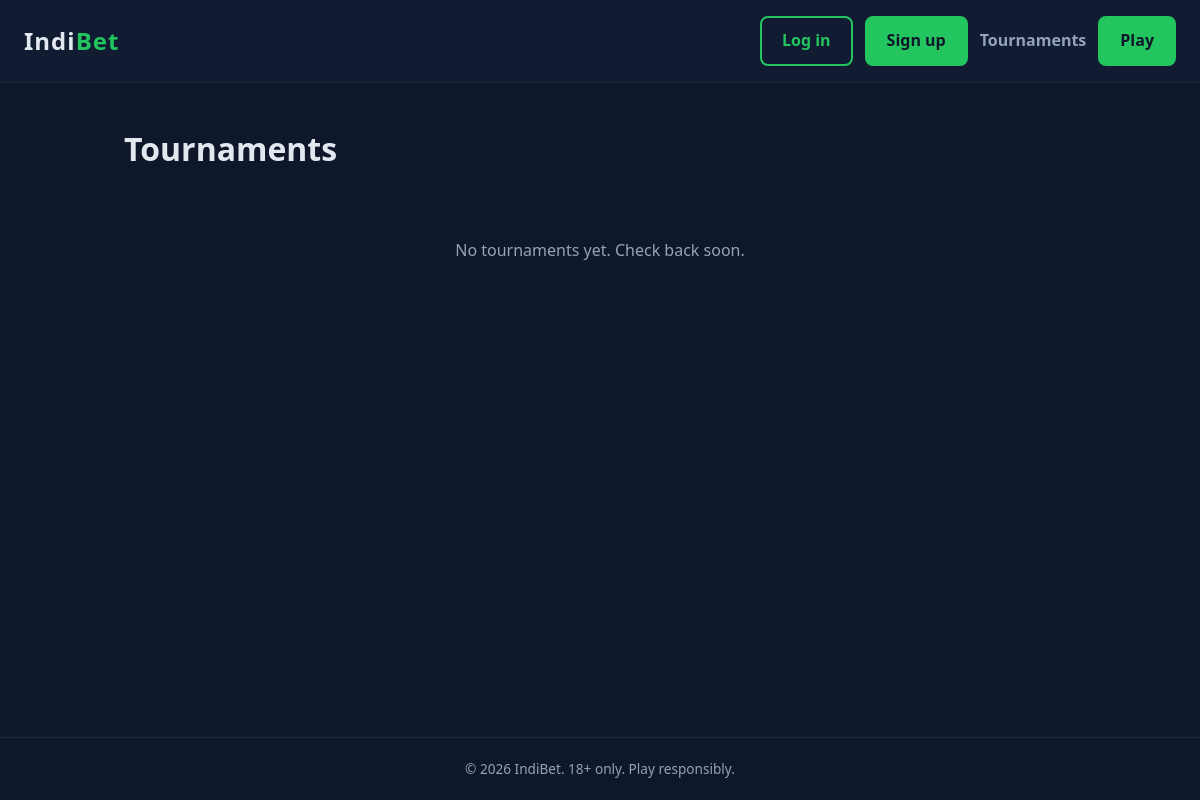
/tournaments/, run on an earlier commit of the app's database.
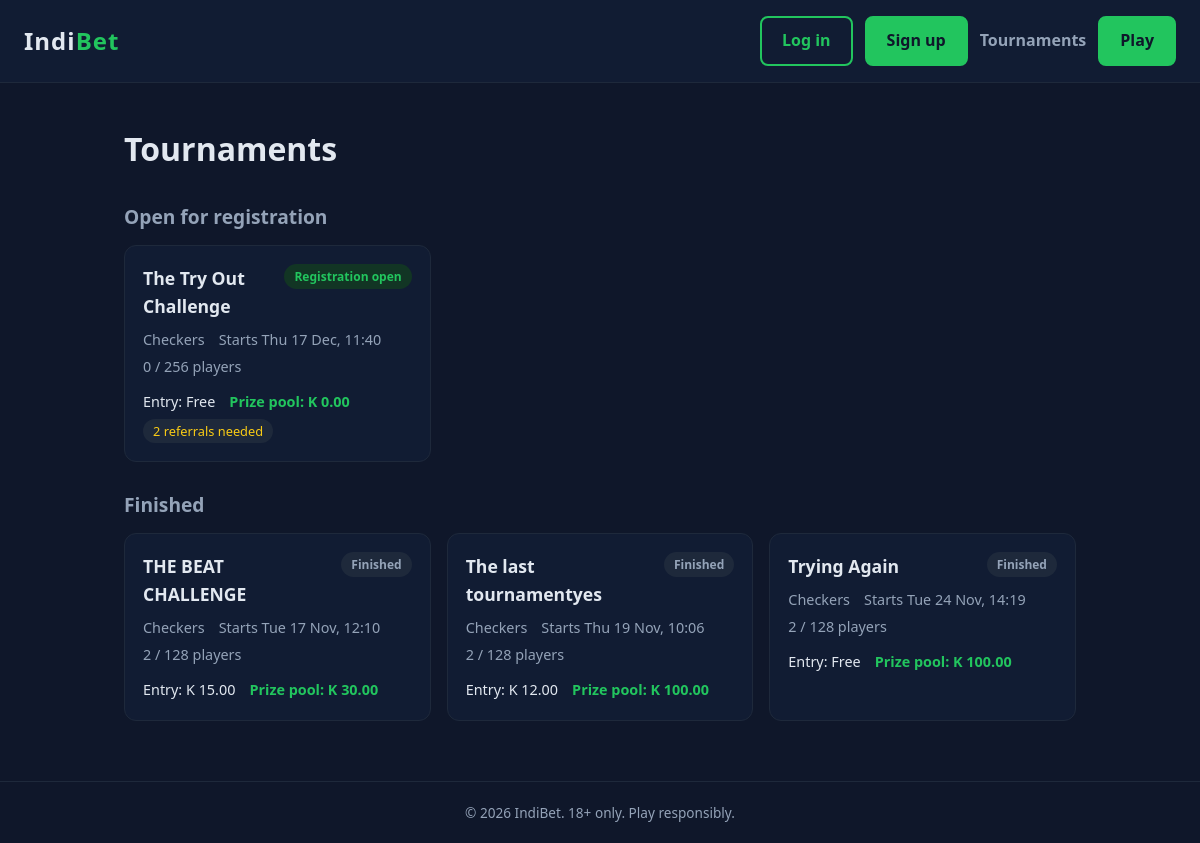
And on a later commit of the database.
### tournaments/models.py (models this page shows, shortened)
class Tournament(models.Model):
    class Format(models.TextChoices):
        KNOCKOUT = "knockout", "Knockout (elimination)"
    class Status(models.TextChoices):
        DRAFT = "draft", "Draft (hidden from players)"
        REGISTRATION = "registration", "Registration open"
        RUNNING = "running", "Running"
        FINISHED = "finished", "Finished"
        CANCELLED = "cancelled", "Cancelled"
    class PrizeMode(models.TextChoices):
        GROWING = "growing", "Grows with the number of players"
        FIXED = "fixed", "Fixed amount"
    name = models.CharField(max_length=120)
    description = models.TextField(blank=True)
    game = models.CharField(max_length=20, choices=Match.Game.choices)
    format = models.CharField(max_length=20, choices=Format.choices, default=Format.KNOCKOUT)
    status = models.CharField(
        max_length=15, choices=Status.choices, default=Status.DRAFT, db_index=True
    )
    min_players = models.PositiveIntegerField(
        default=8,
        validators=[MinValueValidator(2)],
        help_text="If fewer players than this enrol, the tournament is cancelled.",
    )
    max_players = models.PositiveIntegerField(
        default=128, validators=[MinValueValidator(2)], help_text="Enrolment closes when this many have joined."
    )
    registration_closes_at = models.DateTimeField()
    starts_at = models.DateTimeField(help_text="When round 1 starts. It must fall inside the daily play window.")
    round_interval_minutes = models.PositiveIntegerField(
        default=120,
        validators=[MinValueValidator(10)],
        help_text="Minutes between the start of one round and the next (60 = hourly, 120 = every two hours).",
    )
    daily_open = models.TimeField(default=time(8, 0), help_text="Play starts each day at this time.")
    daily_close = models.TimeField(
        default=time(20, 0),
        help_text="No round starts after this. Unfinished rounds continue the next day at the opening time.",
    )
    checkin_minutes = models.PositiveSmallIntegerField(
        default=3,
        validators=[MinValueValidator(1), MaxValueValidator(30)],
        help_text="Minutes players have to open their match before they count as absent.",
    )
    entry_fee = models.DecimalField(
        max_digits=14,
        decimal_places=2,
        default=Decimal("0.00"),
        validators=[MinValueValidator(Decimal("0"))],
        help_text="Charged once when a player enrols. 0 = free to enter. With a growing prize, IndiBet keeps "
        "the platform cut of the entry fees and the rest goes into the prize pool. With a fixed prize, "
        "IndiBet keeps all of it.",
    )
    match_fee = models.DecimalField(
        max_digits=14,
        decimal_places=2,
        default=Decimal("1.00"),
        validators=[MinValueValidator(Decimal("0"))],
        help_text="Charged to each player when each of their matches is created. IndiBet keeps all of it. "
        "0 = free matches.",
    )
    required_referrals = models.PositiveSmallIntegerField(
        default=0, help_text="People a player must have referred to enrol. 0 = no referrals needed."
    )
    waive_referrals_at_users = models.PositiveIntegerField(
        null=True,
        blank=True,
        default=10000,
        help_text="Once the platform has this many users, nobody needs referrals any more. Leave empty to never waive.",
    )
    prize_mode = models.CharField(
        max_length=10,
        choices=PrizeMode.choices,
        default=PrizeMode.GROWING,
        help_text="Fixed amount: the prize is the amount below and never changes. "
        "Grows with the number of players: the prize depends on how many enrol.",
    )
    fixed_prize_pool = models.DecimalField(
        max_digits=14,
        decimal_places=2,
        default=Decimal("0.00"),
        validators=[MinValueValidator(Decimal("0"))],
        help_text="USED ONLY FOR A FIXED PRIZE. The total prize money, paid by IndiBet, "
        "no matter how many players enrol.",
    )
    platform_cut_percent = models.PositiveSmallIntegerField(
        default=50,
        validators=[MaxValueValidator(100)],
        help_text="USED ONLY FOR A GROWING PRIZE. % of the ENTRY FEES that IndiBet keeps. "
        "The rest goes into the prize pool. No effect when entry is free.",
    )
    prize_per_player = models.DecimalField(
        max_digits=14,
        decimal_places=2,
        default=Decimal("0.00"),
        validators=[MinValueValidator(Decimal("0"))],
        help_text="USED ONLY FOR A GROWING PRIZE. IndiBet adds this much to the prize pool for every "
        "player enrolled (paid by IndiBet, not by the players).",
    )
    prize_cap = models.DecimalField(
        max_digits=14,
        decimal_places=2,
        null=True,
        blank=True,
        validators=[MinValueValidator(Decimal("0"))],
        help_text="USED ONLY FOR A GROWING PRIZE. The most IndiBet will add from its own pocket "
        "(the amount above). Leave empty for no maximum.",
    )
    share_champion = models.PositiveSmallIntegerField(
        default=40, validators=[MaxValueValidator(100)], help_text="% of the pool for the winner."
    )
    share_runner_up = models.PositiveSmallIntegerField(
        default=20, validators=[MaxValueValidator(100)], help_text="% of the pool for the player who loses the final."
    )
    share_semifinalist = models.PositiveSmallIntegerField(
        default=10,
        validators=[MaxValueValidator(100)],
        help_text="% of the pool for EACH of the 2 players who lose in the semi-finals (round of 4). 0 = no prize.",
    )
    share_quarterfinalist = models.PositiveSmallIntegerField(
        default=5,
        validators=[MaxValueValidator(100)],
        help_text="% of the pool for EACH of the 4 players who lose in the quarter-finals (round of 8). 0 = no prize.",
    )
    bracket = models.JSONField(null=True, blank=True, editable=False)
    final_players = models.PositiveIntegerField(null=True, blank=True, editable=False)
    final_prize_pool = models.DecimalField(
        max_digits=14, decimal_places=2, null=True, blank=True, editable=False
    )
    drawn_at = models.DateTimeField(null=True, blank=True, editable=False)
    created_at = models.DateTimeField(auto_now_add=True)
    class Meta:
        ordering = ["-starts_at"]
    def prize_breakdown(self, enrolled):
        cents = Decimal("0.01")
        entry_fees = self.entry_fee * enrolled  # paid by the players
        bonus = self.prize_per_player * enrolled  # paid by IndiBet
        if self.prize_cap is not None:
            bonus = min(bonus, self.prize_cap)
        platform_keeps = (entry_fees * self.platform_cut_percent / 100).quantize(cents)
        from_entries = entry_fees - platform_keeps
        return {
            "entry_fees": entry_fees.quantize(cents),
            "platform_keeps": platform_keeps,
            "from_entries": from_entries.quantize(cents),
            "bonus": bonus.quantize(cents),
            "pool": (bonus + from_entries).quantize(cents),
        }
    def prize_pool(self, enrolled):
        return self.prize_breakdown(enrolled)["pool"]
    def current_prize_pool(self, enrolled):
        if self.final_prize_pool is not None:
            return self.final_prize_pool
        return self.prize_pool(enrolled)
    def referrals_needed(self, total_users):
        if self.waive_referrals_at_users is not None and total_users >= self.waive_referrals_at_users:
            return 0
        return self.required_referrals

### tournaments/views.py (the view)
# urls.py: path("", views.tournament_list, name="list"),
def tournament_list(request):
    total_users = get_user_model().objects.count()
    tournaments = list(
        Tournament.objects.exclude(status=Tournament.Status.DRAFT).annotate(enrolled=Count("entries"))
    )
    for t in tournaments:
        t.pool_now = t.current_prize_pool(t.enrolled)
        t.refs_needed = t.referrals_needed(total_users)
    def pick(*statuses):
        return [t for t in tournaments if t.status in statuses]
    sections = [
        ("Open for registration", pick(Tournament.Status.REGISTRATION)),
        ("Running now", pick(Tournament.Status.RUNNING)),
        ("Finished", pick(Tournament.Status.FINISHED, Tournament.Status.CANCELLED)),
    ]
    return render(request, "tournaments/list.html", {"sections": sections})

### tournaments/templates/tournaments/list.html (shortened to what this page needs)
{% extends "core/base.html" %}
{% block content %}
<div class="container tpage">
    <h1>Tournaments</h1>
    {% for title, items in sections %}
        {% if items %}
        <h2>{{ title }}</h2>
        <div class="tgrid">
            {% for t in items %}
            <a class="tcard" href="{% url 'tournaments:detail' t.pk %}">
                <div class="tcard-top">
                    <h3>{{ t.name }}</h3>
                    <span class="badge {{ t.status }}">{{ t.get_status_display }}</span>
                </div>
                <div class="meta">
                    <span>{{ t.get_game_display }}</span>
                    <span>Starts {{ t.starts_at|date:"D d M, H:i" }}</span>
                    <span>{{ t.enrolled }} / {{ t.max_players }} players</span>
                </div>
                <div class="tcard-bottom">
                    <span>Entry: {% if t.entry_fee > 0 %}K {{ t.entry_fee|floatformat:2 }}{% else %}Free{% endif %}</span>
                    <span class="pool">Prize pool: K {{ t.pool_now|floatformat:2 }}</span>
                    {% if t.refs_needed %}<span class="chip">{{ t.refs_needed }} referrals needed</span>{% endif %}
                </div>
            </a>
            {% endfor %}
        </div>
        {% endif %}
    {% endfor %}
    {% if not sections.0.1 and not sections.1.1 and not sections.2.1 %}
    <p class="empty">No tournaments yet. Check back soon.</p>
    {% endif %}
</div>
{% endblock %}

### core/templates/core/base.html (shortened to what this page needs)
<!DOCTYPE html>
<html lang="en">
<head>
</head>
<body>
    <header class="navbar">
        <a href="/" class="logo">Indi<span>Bet</span></a>
        <nav class="nav-links">
            {% block nav %}
            {% if user.is_authenticated %}
                <a href="{% url 'accounts:referrals' %}" class="nav-link">Invite friends</a>
                <a href="{% url 'wallet:wallet' %}" class="balance" title="Available balance">K {{ user.wallet.available|floatformat:2 }}</a>
                <span>Hi, {{ user.username }}</span>
                <form method="post" action="{% url 'accounts:logout' %}" style="display:inline;">
                    {% csrf_token %}
                    <button type="submit" class="btn btn-outline" style="font-size:1rem;">Log out</button>
                </form>
            {% else %}
                <a href="{% url 'accounts:login' %}" class="btn btn-outline">Log in</a>
                <a href="{% url 'accounts:signup' %}" class="btn btn-primary">Sign up</a>
            {% endif %}
            {% endblock %}
            <a href="{% url 'tournaments:list' %}" class="nav-link">Tournaments</a>
            <a href="{% url 'matches:lobby' %}" class="btn btn-primary">Play</a>
        </nav>
    </header>
    <main>
        {% block content %}{% endblock %}
    </main>
    <footer>
        <p>&copy; 2026 IndiBet. 18+ only. Play responsibly.</p>
    </footer>
</body>
</html>

What changed in the data, as far as the page shows it:
added Tournament: title "Open for registration", name "The Try Out Challenge", status "Registration open", game "Checkers", starts_at "Thu 17 Dec, 11:40", enrolled "0", max_players "256", entry_fee "Free", pool_now "0.00", refs_needed "2"
added Tournament: status "Finished", name "THE BEAT CHALLENGE", game "Checkers", starts_at "Tue 17 Nov, 12:10", enrolled "2", max_players "128", entry_fee "15.00", pool_now "30.00"
added Tournament: name "The last tournamentyes", status "Finished", game "Checkers", starts_at "Thu 19 Nov, 10:06", enrolled "2", max_players "128", entry_fee "12.00", pool_now "100.00"
added Tournament: name "Trying Again", status "Finished", game "Checkers", starts_at "Tue 24 Nov, 14:19", enrolled "2", max_players "128", entry_fee "Free", pool_now "100.00"
Also different on the page:
text no longer shown: "No tournaments yet. Check back soon."
